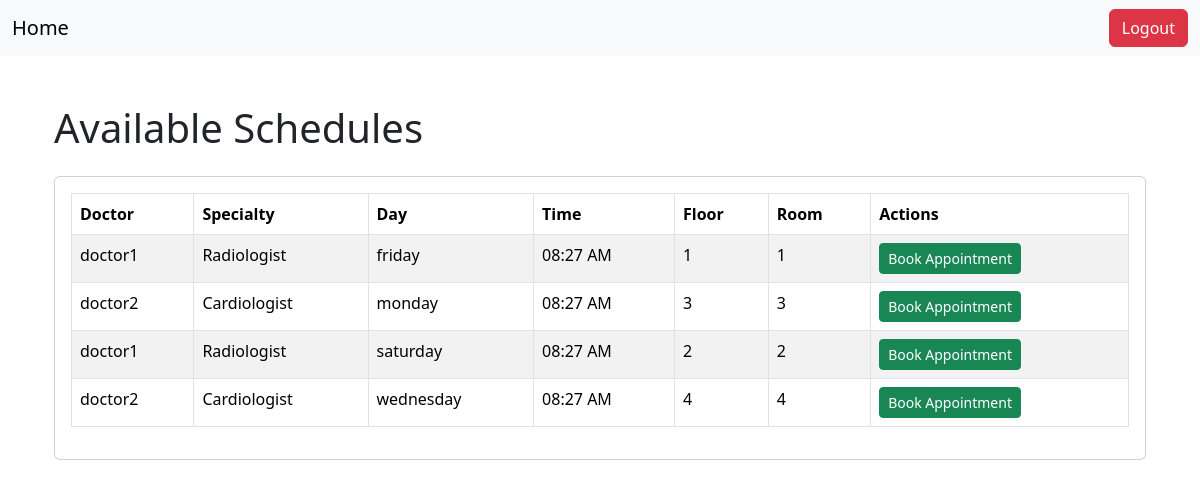
The app's page /schedules/ (signed in), older data.
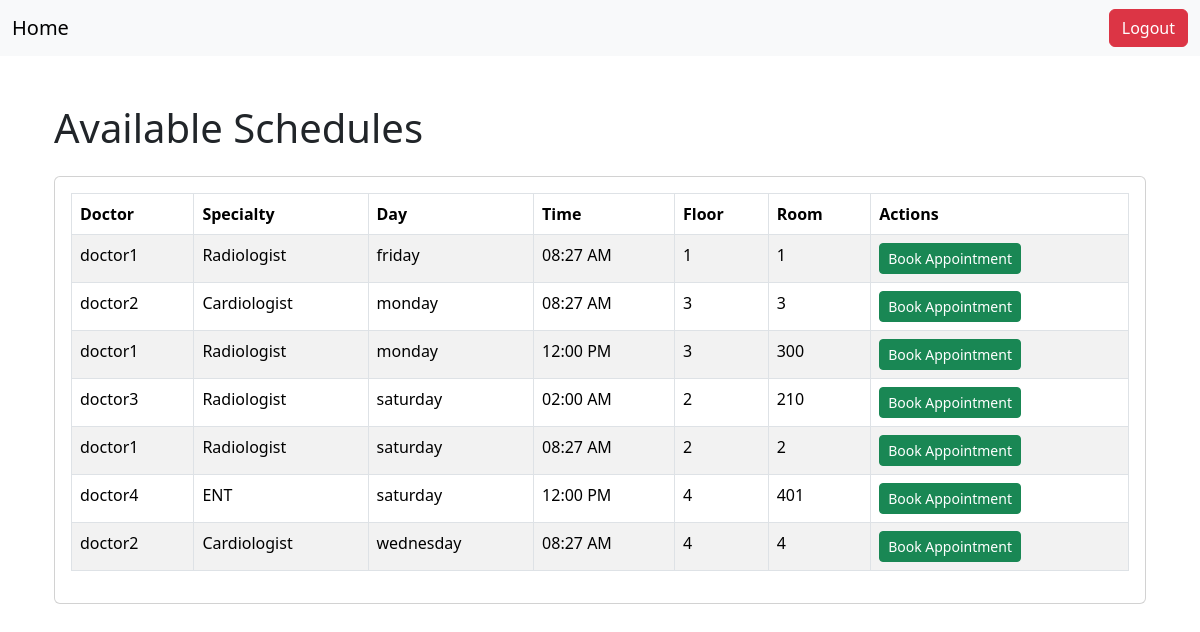
The same page, newer data.
### appointment/models.py (models this page shows, shortened)
class Schedule(models.Model):
    WEEK_DAYS = [
        ('friday', 'Friday'),
        ('saturday', 'Saturday'),
        ('sunday', 'Sunday'),
        ('monday', 'Monday'),
        ('tuesday', 'Tuesday'),
        ('wednesday', 'Wednesday'),
        ('thursday', 'Thursday'),
    ]
    doctor = models.ForeignKey(
        AppUser,
        on_delete=models.CASCADE,
        limit_choices_to={'user_type': AppUser.DOCTOR},
        related_name='schedules'
    )
    day = models.CharField(max_length=10, choices=WEEK_DAYS)
    time = models.TimeField()
    floor = models.PositiveIntegerField()
    room_number = models.PositiveIntegerField()
    active = models.BooleanField(default=True)
    class Meta:
        unique_together = ('doctor', 'day', 'time')

### member/models.py (models this page shows, shortened)
class AppUser(models.Model):
    DOCTOR = 'doctor'
    PATIENT = 'patient'
    USER_TYPE_CHOICES = (
        (DOCTOR, 'Doctor'),
        (PATIENT, 'Patient'),
    )
    user = models.OneToOneField(settings.AUTH_USER_MODEL, on_delete=models.CASCADE)
    user_type = models.CharField(max_length=10, choices=USER_TYPE_CHOICES)
    specialty = models.CharField(max_length=255, blank=True, null=True)
    date_of_birth = models.DateField(blank=True, null=True)

### appointment/views.py (the view)
# urls.py: path('schedules/', views.schedule_list, name='schedule_list'),
@login_required
def schedule_list(request):
    if request.user.appuser.user_type == 'doctor':
        schedules = Schedule.objects.filter(doctor=request.user.appuser, active=True).order_by('day', 'time')
        return render(request, 'appointment/doctor_schedule_list.html', {'schedules': schedules})
    else:
        schedules = Schedule.objects.filter(active=True).order_by('day', 'time')
        return render(request, 'appointment/patient_schedule_list.html', {'schedules': schedules})

### appointment/templates/appointment/patient_schedule_list.html
{% extends 'base.html' %}
{% block content %}
<div class="container mt-5">
    <h1 class="mb-4">Available Schedules</h1>
    <div class="card">
        <div class="card-body">
            <table class="table table-striped table-bordered">
                <thead>
                    <tr>
                        <th>Doctor</th>
                        <th>Specialty</th>
                        <th>Day</th>
                        <th>Time</th>
                        <th>Floor</th>
                        <th>Room</th>
                        <th>Actions</th>
                    </tr>
                </thead>
                <tbody>
                    {% for schedule in schedules %}
                    <tr>
                        <td>{{ schedule.doctor.user.username }}</td>
                        <td>{{ schedule.doctor.specialty|default:"N/A" }}</td>
                        <td>{{ schedule.day }}</td>
                        <td>{{ schedule.time|date:"h:i A" }}</td>
                        <td>{{ schedule.floor }}</td>
                        <td>{{ schedule.room_number }}</td>
                        {% if user.appuser.user_type == 'patient' %}
                        <td>
                            <a href="{% url 'book_appointment' schedule.id %}" class="btn btn-success btn-sm">
                                Book Appointment
                            </a>
                        </td>
                        {% endif %}
                    </tr>
                    {% empty %}
                    <tr>
                        <td colspan="7" class="text-center">No schedules available at the moment.</td>
                    </tr>
                    {% endfor %}
                </tbody>
            </table>
        </div>
    </div>
</div>
{% endblock %}

Row changes from the older to the newer data that the page shows:
added Schedule: doctor.user.username "doctor1", doctor.specialty "Radiologist", day "monday", time "12:00 PM", floor "3", room_number "300"
added Schedule: doctor.user.username "doctor3", doctor.specialty "Radiologist", day "saturday", time "02:00 AM", floor "2", room_number "210"
added Schedule: doctor.user.username "doctor4", doctor.specialty "ENT", day "saturday", time "12:00 PM", floor "4", room_number "401"
